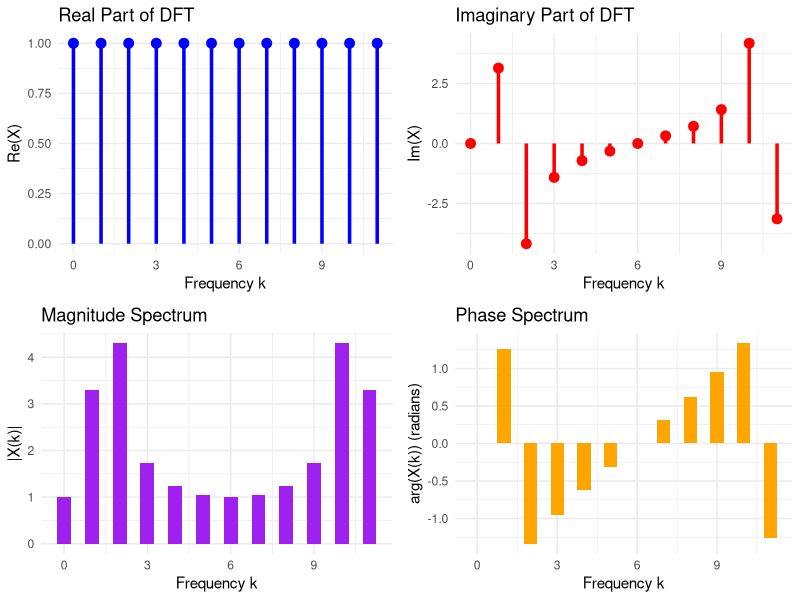
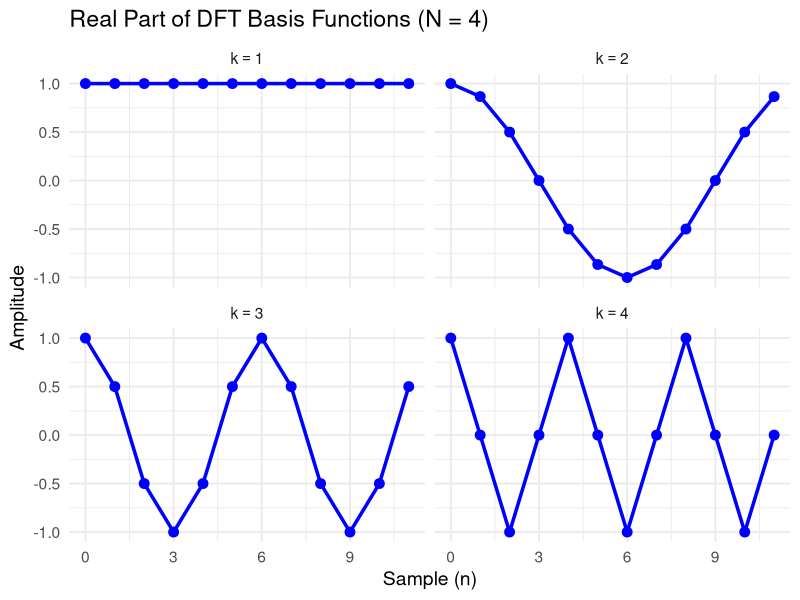

Generate these figures, in order, with R:
# Original signal

x <- 0:11 * pi / 4
x <- cos(x)

# Compute DFT
X <- fft(x)

# Create a data frame for plotting
df <- data.frame(
  k = 0:(length(X) - 1),
  Re = Re(X),
  Im = Im(X),
  Magnitude = Mod(X),
  Phase = Arg(X)
)

# Load ggplot2 for visualization
library(ggplot2)
library(gridExtra)

# Plot real and imaginary parts
p1 <- ggplot(df, aes(x = k)) +
  geom_segment(aes(xend = k, y = 0, yend = Re), color = "blue", lwd = 1.2) +
  geom_point(aes(y = Re), color = "blue", size = 3) +
  ggtitle("Real Part of DFT") +
  ylab("Re(X)") +
  xlab("Frequency k") +
  theme_minimal()

p2 <- ggplot(df, aes(x = k)) +
  geom_segment(aes(xend = k, y = 0, yend = Im), color = "red", lwd = 1.2) +
  geom_point(aes(y = Im), color = "red", size = 3) +
  ggtitle("Imaginary Part of DFT") +
  ylab("Im(X)") +
  xlab("Frequency k") +
  theme_minimal()

# Plot magnitude and phase
p3 <- ggplot(df, aes(x = k, y = Magnitude)) +
  geom_col(fill = "purple", width = 0.5) +
  ggtitle("Magnitude Spectrum") +
  ylab("|X(k)|") +
  xlab("Frequency k") +
  theme_minimal()

p4 <- ggplot(df, aes(x = k, y = Phase)) +
  geom_col(fill = "orange", width = 0.5) +
  ggtitle("Phase Spectrum") +
  ylab("arg(X(k)) (radians)") +
  xlab("Frequency k") +
  theme_minimal()

# Arrange plots
grid.arrange(p1, p2, p3, p4, ncol = 2)

# Set signal length
N <- 12
n <- 0:(N-1)

# Create real parts of DFT basis functions for k = 0, 1, 2, 3
basis <- data.frame(
  n = rep(n, times = 4),
  k = factor(rep(0:3, each = N)),
  value = c(
    cos(2*pi*0*n/N),   # DC (flat line)
    cos(2*pi*1*n/N),   # 1 cycle over 4 samples
    cos(2*pi*2*n/N),   # 2 cycles (alternating)
    cos(2*pi*3*n/N)    # negative frequency (mirror of k = 1)
  )
)

# Plot
ggplot(basis, aes(x = n, y = value)) +
  geom_line(group = 1, size = 1.2, color = "blue") +
  geom_point(size = 3, color = "blue") +
  facet_wrap(~k, ncol = 2, labeller = label_bquote(k==.(as.integer(k)))) +
  theme_minimal(base_size = 14) +
  labs(title = "Real Part of DFT Basis Functions (N = 4)",
       x = "Sample (n)",
       y = "Amplitude")
